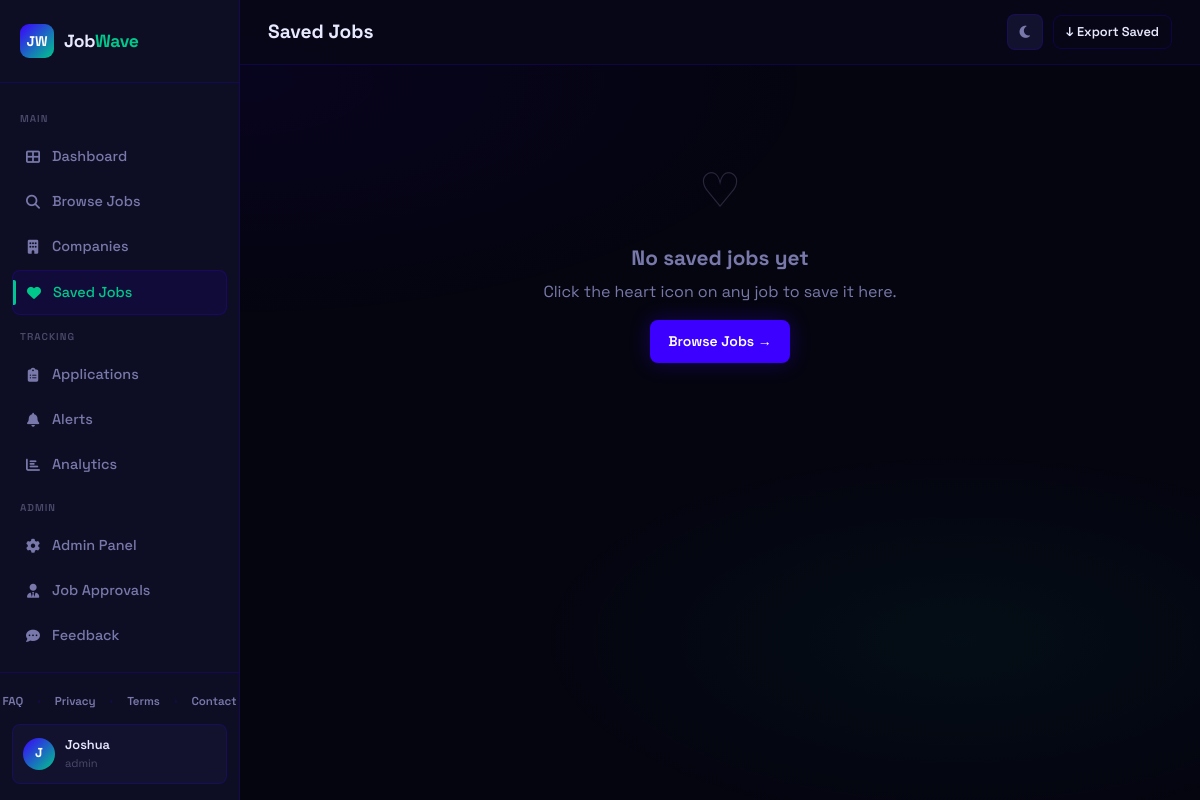
The app's page /saved (signed in) with its own data.
### app.py (models this page shows, shortened)
class User(db.Model):
    id = db.Column(db.Integer, primary_key=True)
    name = db.Column(db.String(120), nullable=False)
    email = db.Column(db.String(120), unique=True, nullable=False)
    password_hash = db.Column(db.String(256), nullable=False)
    role = db.Column(db.String(20), default='user')
    created_at = db.Column(db.DateTime, default=datetime.utcnow)
    is_active = db.Column(db.Boolean, default=True)
    saved_jobs = db.relationship('SavedJob', backref='user', lazy=True, cascade='all, delete-orphan')
    applications = db.relationship('Application', backref='user', lazy=True, cascade='all, delete-orphan')
    alerts = db.relationship('Alert', backref='user', lazy=True, cascade='all, delete-orphan')
    profile = db.relationship('UserProfile', backref='user', uselist=False, cascade='all, delete-orphan')
    username = db.Column(db.String(50), unique=True, nullable=True)
    is_verified = db.Column(db.Boolean, default=False)
    @property
    def is_authenticated(self): return True

### app.py (the view)
@app.route('/saved')
@login_required
def saved_jobs():
    saved = SavedJob.query.filter_by(user_id=current_user.id)\
        .order_by(SavedJob.saved_at.desc()).all()
    return render_template('saved.html', saved=saved)

### app.py (called while the page is built)
@login_manager.user_loader
def load_user(user_id):
    return User.query.get(int(user_id))

@app.before_request
def enforce_onboarding():
    if not current_user.is_authenticated:
        return
    if request.endpoint in PUBLIC_ENDPOINTS or request.endpoint is None:
        return
    if request.endpoint.startswith('static'):
        return
    if current_user.role not in ('user', 'employer', 'admin'):
        return redirect(url_for('choose_account_type'))

### templates/saved.html (shortened to what this page needs)
{% extends 'base.html' %}
{% block page_title %}Saved Jobs{% endblock %}
{% block topbar_actions %}
<a href="{{ url_for('export_jobs') }}?saved=1" class="btn btn-outline btn-sm">↓ Export Saved</a>
{% endblock %}
{% block content %}
{% if saved %}
<div class="jobs-grid stagger">
  {% for s in saved %}
  {% set job = s.job %}
  <div class="job-card">
    <div class="job-card-header">
      <div class="company-logo">{{ job.company[0] }}</div>
      <div style="flex:1;min-width:0;padding-left:12px;">
        <a href="{{ url_for('job_detail', job_id=job.id) }}" class="job-title" style="color:var(--text);">{{ job.title }}</a>
        <div class="job-company">{{ job.company }}</div>
      </div>
      <button class="save-btn saved" data-job-id="{{ job.id }}">♥</button>
    </div>
    <div class="job-meta">
      {% if job.location %}<span class="badge badge-gray">📍 {{ job.location }}</span>{% endif %}
      <span class="badge badge-indigo">{{ job.job_type or 'full-time' }}</span>
    </div>
    {% if job.salary_min %}<div class="job-salary">${{ '{:,.0f}'.format(job.salary_min/1000) }}k–${{ '{:,.0f}'.format(job.salary_max/1000) }}k</div>{% endif %}
    <div class="job-card-footer">
      <span class="job-time">Saved {{ s.saved_at.strftime('%b %d') }}</span>
      <a href="{{ url_for('job_detail', job_id=job.id) }}" class="btn btn-outline btn-sm">View →</a>
    </div>
  </div>
  {% endfor %}
</div>
{% else %}
<div class="empty-state">
  <div class="empty-icon">♡</div>
  <h3>No saved jobs yet</h3>
  <p>Click the heart icon on any job to save it here.</p>
  <a href="{{ url_for('jobs') }}" class="btn btn-primary" style="margin-top:16px;">Browse Jobs →</a>
</div>
{% endif %}
{% endblock %}

### templates/base.html (shortened to what this page needs)
<!DOCTYPE html>
<html lang="en">
<head>
  <link rel="stylesheet" href="{{ url_for('static', filename='css/style.css') }}">
  <link rel="stylesheet" href="https://cdnjs.cloudflare.com/ajax/libs/font-awesome/6.5.0/css/all.min.css">
</head>
<body>
{% if current_user.is_authenticated %}
<div class="wrapper">
  <aside class="sidebar">
    <div class="sidebar-logo">
      <div class="logo-mark">JW</div>
      <div class="logo-text">Job<span>Wave</span></div>
    </div>
    <nav class="sidebar-nav">
      <span class="nav-section-label">Main</span>
      <a href="{{ url_for('dashboard') }}" class="nav-link {% if request.endpoint == 'dashboard' %}active{% endif %}">
        <span class="nav-icon"><i class="fa-solid fa-table-cells-large"></i></span> Dashboard
      </a>
      <a href="{{ url_for('jobs') }}" class="nav-link {% if request.endpoint in ['jobs','job_detail'] %}active{% endif %}">
        <span class="nav-icon"><i class="fa-solid fa-magnifying-glass"></i></span> Browse Jobs
      </a>
      <a href="{{ url_for('companies') }}" class="nav-link {% if request.endpoint in ['companies','company_page'] %}active{% endif %}">
        <span class="nav-icon"><i class="fa-solid fa-building"></i></span> Companies
      </a>
      <a href="{{ url_for('saved_jobs') }}" class="nav-link {% if request.endpoint == 'saved_jobs' %}active{% endif %}">
        <span class="nav-icon"><i class="fa-solid fa-heart"></i></span> Saved Jobs
      </a>
      <span class="nav-section-label">Tracking</span>
      <a href="{{ url_for('applications') }}" class="nav-link {% if request.endpoint == 'applications' %}active{% endif %}">
        <span class="nav-icon"><i class="fa-solid fa-clipboard-list"></i></span> Applications
      </a>
      <a href="{{ url_for('alerts') }}" class="nav-link {% if request.endpoint == 'alerts' %}active{% endif %}">
        <span class="nav-icon"><i class="fa-solid fa-bell"></i></span> Alerts
      </a>
      <a href="{{ url_for('analytics') }}" class="nav-link {% if request.endpoint == 'analytics' %}active{% endif %}">
        <span class="nav-icon"><i class="fa-solid fa-chart-bar"></i></span> Analytics
      </a>
      {% if current_user.role == 'admin' %}
      <span class="nav-section-label">Admin</span>
      <a href="{{ url_for('admin') }}" class="nav-link {% if request.endpoint == 'admin' %}active{% endif %}">
        <span class="nav-icon"><i class="fa-solid fa-gear"></i></span> Admin Panel
      </a>
      <a href="{{ url_for('employer_job_queue') }}" class="nav-link {% if request.endpoint == 'employer_job_queue' %}active{% endif %}">
        <span class="nav-icon"><i class="fa-solid fa-user-tie"></i></span> Job Approvals
      </a>
      <a href="{{ url_for('admin_feedback') }}" class="nav-link {% if request.endpoint == 'admin_feedback' %}active{% endif %}">
        <span class="nav-icon"><i class="fa-solid fa-comment-dots"></i></span> Feedback
      </a>
      {% endif %}
      <span class="nav-section-label">Account</span>
    </nav>
    <div class="sidebar-footer">
      <div style="padding:0 12px 10px;display:flex;gap:6px;align-items:center;justify-content:center;">
        <a href="{{ url_for('faq') }}" style="font-size:0.72rem;font-weight:600;color:var(--text-dim);padding:3px 8px;border-radius:4px;transition:var(--transition);">FAQ</a>
        <span style="color:var(--border);font-size:0.6rem;">•</span>
        <a href="{{ url_for('privacy') }}" style="font-size:0.72rem;font-weight:600;color:var(--text-dim);padding:3px 8px;border-radius:4px;transition:var(--transition);">Privacy</a>
        <span style="color:var(--border);font-size:0.6rem;">•</span>
        <a href="{{ url_for('terms') }}" style="font-size:0.72rem;font-weight:600;color:var(--text-dim);padding:3px 8px;border-radius:4px;transition:var(--transition);">Terms</a>
        <span style="color:var(--border);font-size:0.6rem;">•</span>
        <a href="{{ url_for('contact') }}" style="font-size:0.72rem;font-weight:600;color:var(--text-dim);padding:3px 8px;border-radius:4px;transition:var(--transition);">Contact</a>
      </div>
      <div class="user-card">
        <div class="user-avatar">{{ current_user.name[0].upper() }}</div>
        <div class="user-info">
          <div class="user-name">{{ current_user.name }}</div>
          <div class="user-role">{{ current_user.role }}</div>
        </div>
      </div>
    </div>
  </aside>
  <main class="main">
    <div class="topbar">
      <div style="display:flex;align-items:center;gap:12px;">
        <div class="topbar-title">
          <h1>{% block page_title %}Dashboard{% endblock %}</h1>
        </div>
      </div>
      <div class="topbar-actions">
        <button class="theme-toggle" id="theme-toggle" title="Toggle light/dark mode">
          <i class="fa-solid fa-moon" id="theme-icon"></i>
        </button>
        {% block topbar_actions %}{% endblock %}
      </div>
    </div>
    <div class="page-content">
      {% block content %}{% endblock %}
    </div>
  </main>
</div>
{% else %}
  {% block public_content %}{% endblock %}
{% endif %}
</body>
</html>

### records on screen
User: name "J", name "Joshua", role "admin"
